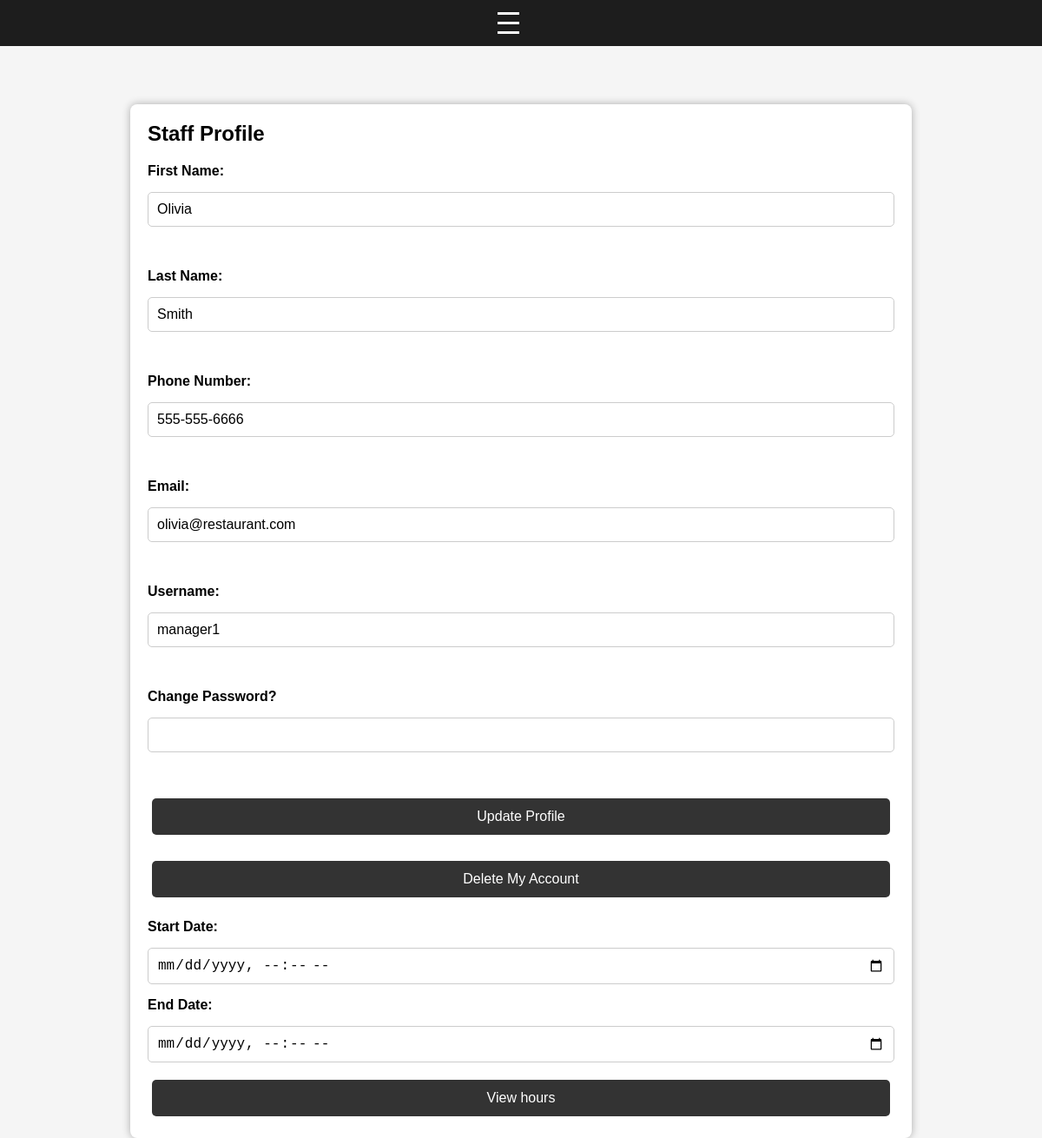
The page /profile (signed in) on the database its author committed.
### app/models.py (models this page shows)
class Staff(db.Model):
    id = db.Column(db.Integer, primary_key=True)
    first_name = db.Column(db.String(255), nullable=False)
    last_name = db.Column(db.String(255), nullable=False)
    phone_number = db.Column(db.String(15))
    email = db.Column(db.String(255))
    hire_date = db.Column(db.DateTime)
    user_id = db.Column(db.Integer, db.ForeignKey('user.id', ondelete="RESTRICT"), nullable=False)
    schedules = db.relationship('StaffSchedule', backref='staff', lazy=True)
    requests = db.relationship('RequestTimeOff', backref='staff', lazy=True)
    notifications = db.relationship('Notification', backref='staff', lazy=True)

class User(db.Model):
    id = db.Column(db.Integer, primary_key=True)
    username = db.Column(db.String(255), unique=True, nullable=False)
    password = db.Column(db.String(255), nullable=False)
    role_id = db.Column(db.Integer, db.ForeignKey('role.id', ondelete="RESTRICT"), nullable=False)
    staff = db.relationship('Staff', backref='user', lazy=True, uselist=False)

### app/routes/auth_routes.py (the view, shortened to what this page needs)
@auth_bp.route('/profile', methods=['GET', 'POST'])
def get_profile():
    username = session.get('username')
    user_id = session.get('user_id')
    user = AuthLogic.get_user_record(username)
    staff = user.staff  # using relationship in models
    hours = None
    if request.method == 'POST':
            if staff:
                new_password = request.form['password']
                if new_password:
                    encrypted_password =AuthLogic.encrypt_password(new_password)
                    AuthLogic.change_password(user_id, encrypted_password)
                AuthLogic.update_staff(
                    staff_id=staff.id,
                    first_name=request.form['first_name'],
                    last_name=request.form['last_name'],
                    phone_number=request.form['phone_number'],
                    email=request.form['email']
                )
                return redirect(url_for('auth.get_profile'))
            else:
                AuthLogic.add_staff(
                first_name=request.form['first_name'],
                last_name=request.form['last_name'],
                phone_number=request.form['phone_number'],
                email=request.form['email'],
                user_id = user_id)
                return redirect(url_for('auth.get_profile'))
    else: #  handle tracking hours
        start = request.args.get('start')
        end = request.args.get('end')
    return render_template('profile.html', hours=hours, user_data = user, staff_data = staff)

### app/logic/auth_logic.py (called while the page is built)
    @staticmethod
    def get_user_record(username):
        return BaseCRUD.get_row(User, username = username)

### app/logic/base_crud.py (called while the page is built)
    @staticmethod
    def get_row(model, **kwargs):
        return model.query.filter_by(**kwargs).first() #  get a single row based on the kwargs

### templates/profile.html (shortened to what this page needs)
<!DOCTYPE html>
<html lang="en">
<head>
    <link rel="stylesheet" href="{{ url_for('static', filename='css/base.css') }}">
</head>
<body>
    {% include 'partials/nav.html' %}
<section>
    <h1>Staff Profile</h1>
    <div class="staff-form-container">
        <form action="{{ url_for('auth.get_profile') }}" method="POST" class="staff-form">
            <label for="first_name">First Name:</label>
            <input type="text" name="first_name" id="first_name" value="{{ staff_data.first_name if staff_data else '' }}" required><br>
            <label for="last_name">Last Name:</label>
            <input type="text" name="last_name" id="last_name" value="{{ staff_data.last_name if staff_data else '' }}" required><br>
            <label for="phone_number">Phone Number:</label>
            <input type="text" name="phone_number" id="phone_number" value="{{ staff_data.phone_number if staff_data else '' }}"required><br>
            <label for="email">Email:</label>
            <input type="email" name="email" id="email" value="{{ staff_data.email if staff_data else '' }}"required><br>
            <label for="username">Username:</label>
            <input type="text" name="username" id="username" value="{{ user_data.username }}" readonly><br>
            <label for="password">Change Password? </label>
            <input type="password" name="password" id="password" ><br>
            <button type="submit">
                {{ 'Update' if staff_data else 'Create' }} Profile
            </button>
        </form>
        <form method="POST" action="{{ url_for('auth.delete_account') }}" onsubmit="return confirm('Are you sure you want to delete your account? This cannot be undone.');">
            <button type="submit" class="danger-button">Delete My Account</button>
        </form>
        <form method="GET" action="{{ url_for('auth.get_profile') }}">
            <label>Start Date:</label>
            <input type="datetime-local" name="start">
            <label>End Date:</label>
            <input type="datetime-local" name="end">
            <button type="submit">View hours</button>
        </form>
    </div>
</section>
</body>
</html>

### static/css/base.css (style rules this page uses)
* { box-sizing: border-box; margin: 0; padding: 0; }
html, body { height: 100%; display: flex; flex-direction: column; font-family: Arial, sans-serif; background-color: #f5f5f5; }
button { margin:5px; }
.container, section { flex: 1; max-width: 900px; width: 100%; margin: 120px auto 20px; padding: 20px; background-color: white; border-radius: 8px; box-shadow: 0 0 10px rgba(0,0,0,0.3); }
form { display: flex; flex-direction: column; gap: 15px; margin-top: 20px; }
form label { font-weight: bold; }
form input, form select, form textarea { padding: 10px; border: 1px solid #ccc; border-radius: 5px; font-size: 16px; width: 100%; }
form button { display: block; padding: 12px; background-color: #333; color: white; border: none; border-radius: 5px; font-size: 16px; cursor: pointer; }

### rows shown on the page
Staff: first_name "Olivia", last_name "Smith", phone_number "555-555-6666", email "olivia@restaurant.com"
User: username "manager1"

### other values the page prints
{{ 'Update' if staff_data else 'Create' }} "Update"
